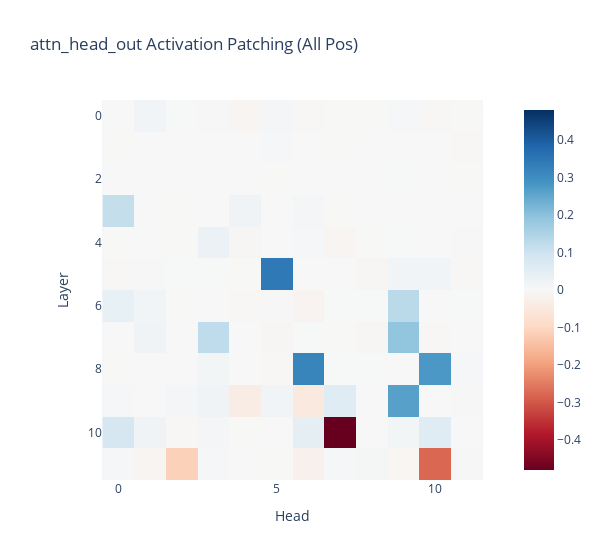

Here is the notebook cell this chart was saved with:
### Markdown cell above
Head patching

### Code cell
act_patch_attn_head_out_all_pos = patching.get_act_patch_attn_head_out_all_pos(
    model, 
    corrupted_tokens, 
    clean_cache, 
    ioi_metric
)

imshow(
    act_patch_attn_head_out_all_pos, 
    labels={"y": "Layer", "x": "Head"}, 
    title="attn_head_out Activation Patching (All Pos)",
    width=600
)

### Figure 1 — Plotly figure (JSON) as saved in the notebook; plotly's stock layout.template omitted (floating-point values rounded to 4 significant figures; data arrays with more than 128 entries replaced by an {"elided": "..."} marker saying what was removed)
{"data": [{"coloraxis": "coloraxis", "hovertemplate": "Head: %{x}<br>Layer: %{y}<br>color: %{z}<extra></extra>", "name": "0", "type": "heatmap", "xaxis": "x", "yaxis": "y", "z": {"elided": "12x12 float values"}}], "layout": {"coloraxis": {"cmid": 0, "colorscale": [[0, "rgb(103,0,31)"], [0.1, "rgb(178,24,43)"], [0.2, "rgb(214,96,77)"], [0.3, "rgb(244,165,130)"], [0.4, "rgb(253,219,199)"], [0.5, "rgb(247,247,247)"], [0.6, "rgb(209,229,240)"], [0.7, "rgb(146,197,222)"], [0.8, "rgb(67,147,195)"], [0.9, "rgb(33,102,172)"], [1, "rgb(5,48,97)"]]}, "title": {"text": "attn_head_out Activation Patching (All Pos)"}, "width": 600, "xaxis": {"anchor": "y", "constrain": "domain", "domain": [0, 1], "scaleanchor": "y", "title": {"text": "Head"}}, "yaxis": {"anchor": "x", "autorange": "reversed", "constrain": "domain", "domain": [0, 1], "title": {"text": "Layer"}}}}
